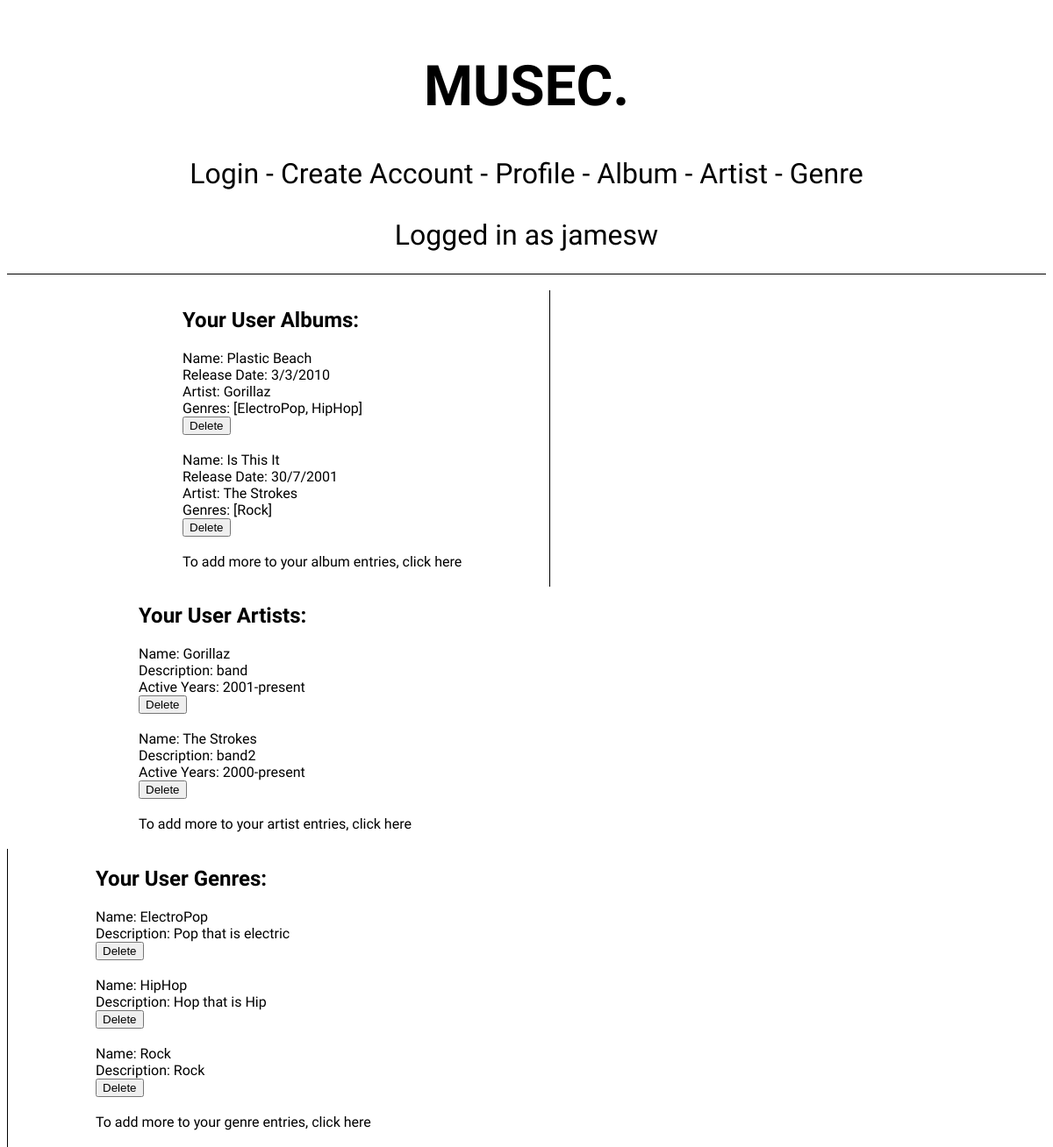
Page /profile (signed in) on the committed database.
### models.py (models this page shows, shortened)
class User(db.Model):
    __tablename__ = 'User'
    id = db.Column(db.Integer, primary_key = True)
    username = db.Column(db.String())
    password = db.Column(db.String())
    def __repr__(self):
        return self.username

class Album(db.Model):
    __tablename__ = 'Album'
    id = db.Column(db.Integer, primary_key = True)
    name = db.Column(db.String())
    coverArt = db.Column(db.String())
    releaseDate = db.Column(db.Integer())
    addedBy = db.Column(db.Integer, db.ForeignKey('User.id'))
    artist = db.Column(db.Integer, db.ForeignKey('Artist.id'))
    genres = db.relationship('Genre', secondary=AlbumGenres, back_populates='albums')
    artistName = db.relationship('Artist', backref='Album')
    user_name = db.relationship('User', backref='Album')

class Artist(db.Model):
    __tablename__ = 'Artist'
    id = db.Column(db.Integer, primary_key = True)
    name = db.Column(db.String())
    photo = db.Column(db.String())
    description = db.Column(db.String())
    activeYears = db.Column(db.String())
    addedBy = db.Column(db.Integer, db.ForeignKey('User.id'))
    albums = db.relationship('Album', backref='Artist')
    user_name = db.relationship('User', backref='Artist')

class Genre(db.Model):
    __tablename__ = 'Genre'
    id = db.Column(db.Integer, primary_key = True)
    name = db.Column(db.String())
    description = db.Column(db.String())
    addedBy = db.Column(db.Integer, db.ForeignKey('User.id'))
    albums = db.relationship('Album', secondary=AlbumGenres, back_populates='genres')
    user_name = db.relationship('User', backref='Genre')
    def __repr__(self):
        return self.name

### main.py (the view, shortened to what this page needs)
@app.route('/profile', methods=['POST', 'GET'])
def profile():
    if 'logged_in' not in session:  # if user tries to access page without being logged in redirect to create_account
        return redirect(url_for('create_account'))
    elif 'logged_in' in session:  # if logged in take the info from the session
        user_info = session['logged_in']
        user_id = user_info
        username = models.User.query.filter_by(id=user_id).first_or_404()
    album_info = models.Album.query.filter_by(addedBy=user_id).all()
    artist_info = models.Artist.query.filter_by(addedBy=user_id).all()
    genre_info = models.Genre.query.filter_by(addedBy=user_id).all()
    return render_template(
        'profile.html',
        username=username,
        albumInfo=album_info,
        artistInfo=artist_info,
        genreInfo=genre_info)

### templates/profile.html (shortened to what this page needs)
{% include 'header.html'%}<br>
<div id='middle'>
    <div id='user_albums'>
        <h2>Your User Albums:</h2>
        <p1>
            {% for albums in albumInfo %}
                Name: {{albums.name}} <br>
                Release Date: {{albums.releaseDate}} <br>
                Artist: {{albums.artistName.name}} <br>
                Genres: {{albums.genres}} <br>
                <form action='/profile' method='POST' onsubmit="return confirm('Are you sure?')">
                    <input type='submit' value='Delete'>
                </form><br>
            {% endfor %}
            <a href='/album'>To add more to your album entries, click here</a><br>
        </p1><br>
    </div>
    <div id='user_artists'>
        <h2>Your User Artists:</h2>
        <p2>
            {% for artists in artistInfo %}
                Name: {{artists.name}}<br>
                Description: {{artists.description}}<br>
                Active Years: {{artists.activeYears}}<br>
                <form action='/profile' method='POST' onsubmit="return confirm('Are you sure?')">
                    <input type='submit' value='Delete'>
                </form><br>
            {% endfor %}
            <a href='/artist'>To add more to your artist entries, click here</a><br>
        </p2><br>
    </div>
    <div id='user_genres'>
        <h2>Your User Genres:</h2>
        <p3>
            {% for genres in genreInfo %}
                Name: {{genres.name}} <br>
                Description: {{genres.description}}<br>
                <form action='/profile' method='POST' onsubmit="return confirm('Are you sure?')">
                    <input type='submit' value='Delete'>
                </form><br>
            {% endfor %}
            <a href='/genre'>To add more to your genre entries, click here</a><br>
        </p3><br>
    </div>
</div>

### templates/header.html (shortened to what this page needs)
<!DOCTYPE html>
<html>
<head>
    <link rel="stylesheet" href="{{url_for('static', filename='style.css')}}">
</head>
<div id="navbar">
    <h1>MUSEC.</h1>
    <a href = '/login'>Login</a> -
    <a href = '/'>Create Account</a> -
    <a href = '/profile'>Profile</a> -
    <a href = '/album'>Album</a> -
    <a href = '/artist'>Artist</a> -
    <a href = '/genre'>Genre</a><br>
    <p id='logged_in'>{% if username %} Logged in as {{username}} {% endif %}</p>
</div>
</html>

### static/style.css (style rules this page uses)
#navbar { font-size: xx-large; font-family: 'Comfortaa'; text-align: center; padding: 10px; border-bottom: 1px solid black; }
a:link { text-decoration: none; color: black; }
#logged_in { margin-bottom: 15px; }
#middle { margin: auto; }
#user_albums { font-family: 'Nunito Sans'; float: left; margin-left: 100px; padding-left: 100px; padding-right: 100px; border-right: 1px solid; }
#user_artists { font-family: 'Nunito Sans'; float: left; margin-left: 50px; margin-right: 50px; padding-left: 100px; padding-right: 100px; }
#user_genres { font-family: 'Nunito Sans'; float: left; margin-right: 100px; padding-left: 100px; padding-right: 100px; border-left: 1px solid; }

### rows in the picture
User: username "jamesw"
Album: name "Plastic Beach", releaseDate "3/3/2010", artistName.name "Gorillaz", genres "[ElectroPop, HipHop]"
Album: name "Is This It", releaseDate "30/7/2001", artistName.name "The Strokes", genres "[Rock]"
Artist: name "Gorillaz", description "band", activeYears "2001-present"
Artist: name "The Strokes", description "band2", activeYears "2000-present"
Genre: name "ElectroPop", description "Pop that is electric"
Genre: name "HipHop", description "Hop that is Hip"
Genre: name "Rock", description "Rock"
